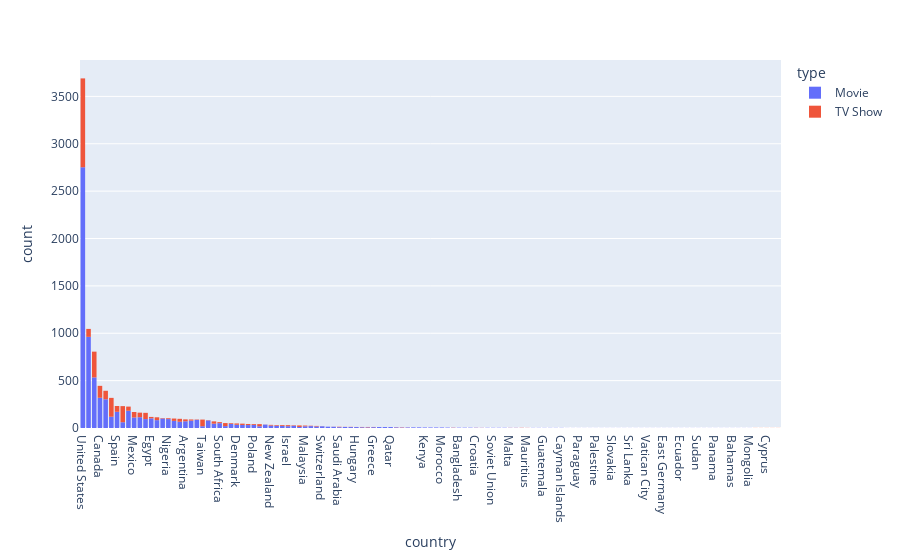

The cell this chart's notebook holds for it:
### Code cell
px.histogram(netflix_country,"country",color='type').update_xaxes(categoryorder="total descending")

### Figure 1 — Plotly figure (JSON) as saved in the notebook; plotly's stock layout.template omitted (floating-point values rounded to 4 significant figures; data arrays with more than 128 entries replaced by an {"elided": "..."} marker saying what was removed)
{"data": [{"alignmentgroup": "True", "bingroup": "x", "hovertemplate": "type=Movie<br>country=%{x}<br>count=%{y}<extra></extra>", "legendgroup": "Movie", "marker": {"color": "#636efa", "pattern": {"shape": ""}}, "name": "Movie", "offsetgroup": "Movie", "orientation": "v", "showlegend": true, "type": "histogram", "x": {"elided": "7379 str values"}, "xaxis": "x", "yaxis": "y"}, {"alignmentgroup": "True", "bingroup": "x", "hovertemplate": "type=TV Show<br>country=%{x}<br>count=%{y}<extra></extra>", "legendgroup": "TV Show", "marker": {"color": "#EF553B", "pattern": {"shape": ""}}, "name": "TV Show", "offsetgroup": "TV Show", "orientation": "v", "showlegend": true, "type": "histogram", "x": {"elided": "2640 str values"}, "xaxis": "x", "yaxis": "y"}], "layout": {"barmode": "relative", "legend": {"title": {"text": "type"}, "tracegroupgap": 0}, "margin": {"t": 60}, "xaxis": {"anchor": "y", "categoryorder": "total descending", "domain": [0, 1], "title": {"text": "country"}}, "yaxis": {"anchor": "x", "domain": [0, 1], "title": {"text": "count"}}}}
